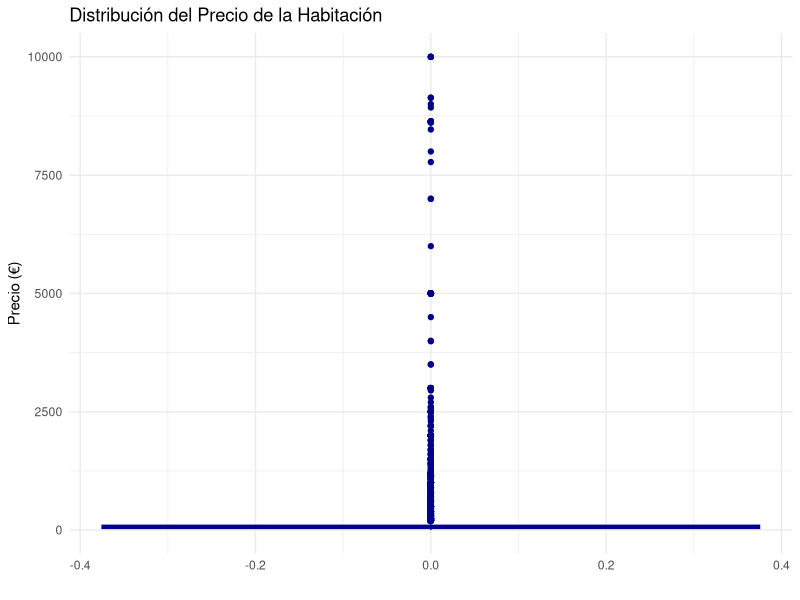
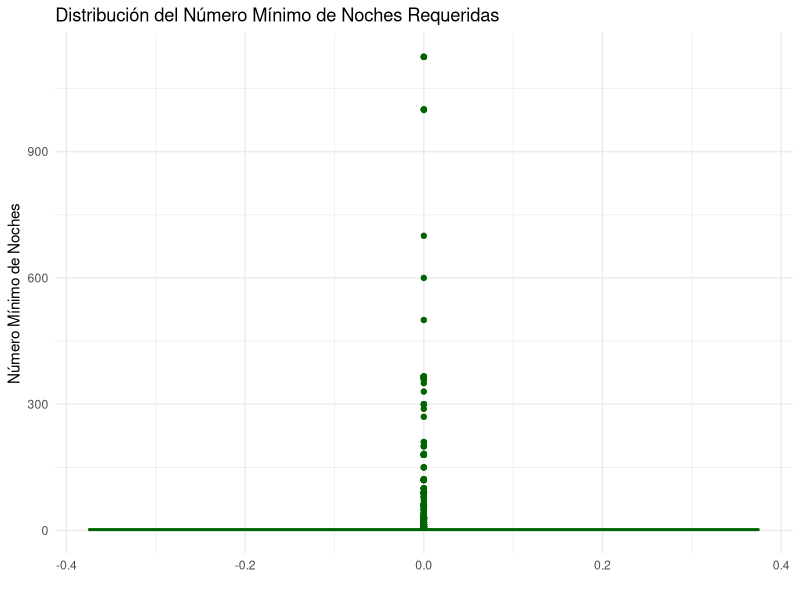
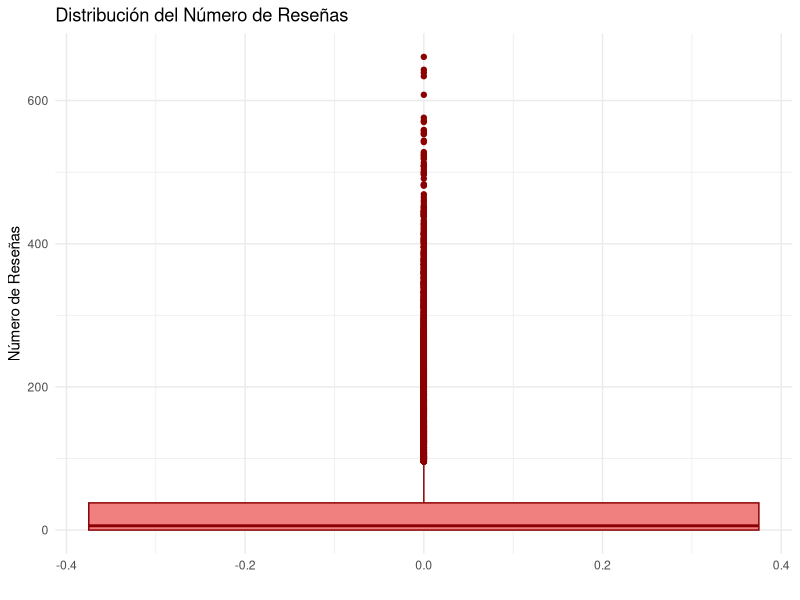
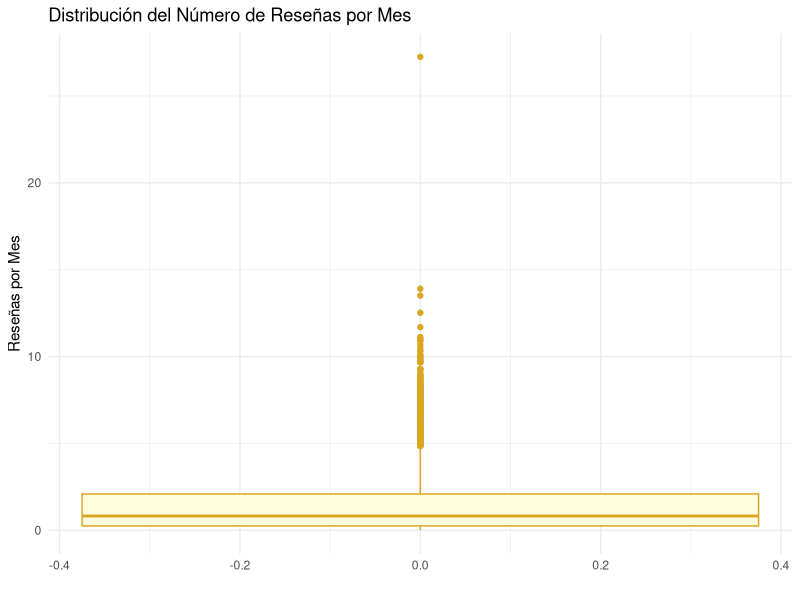
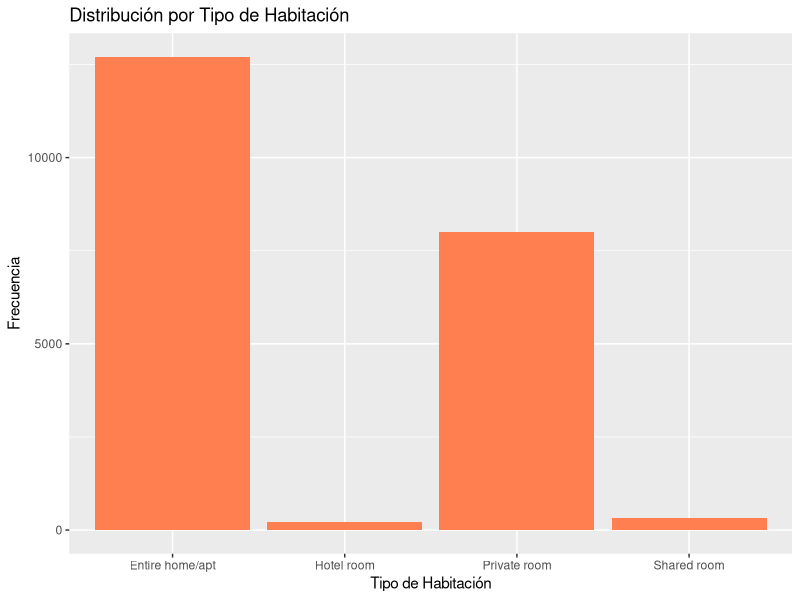
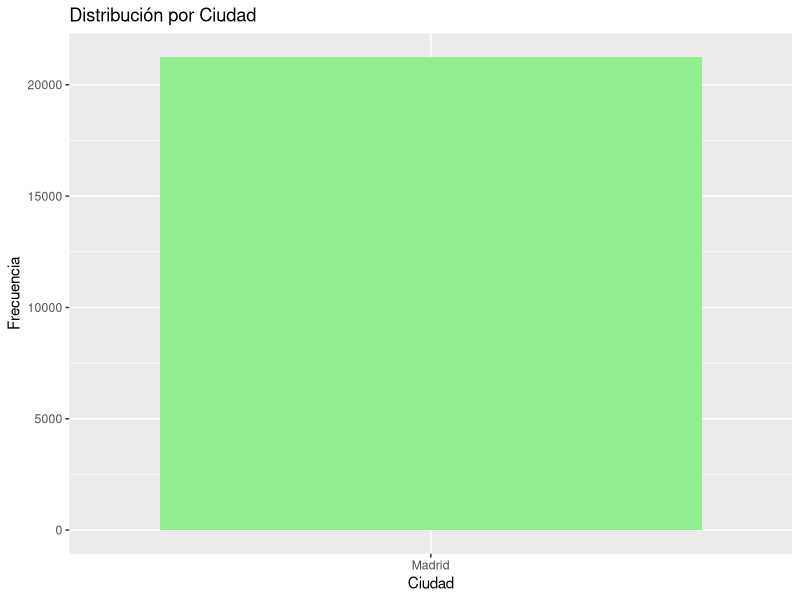
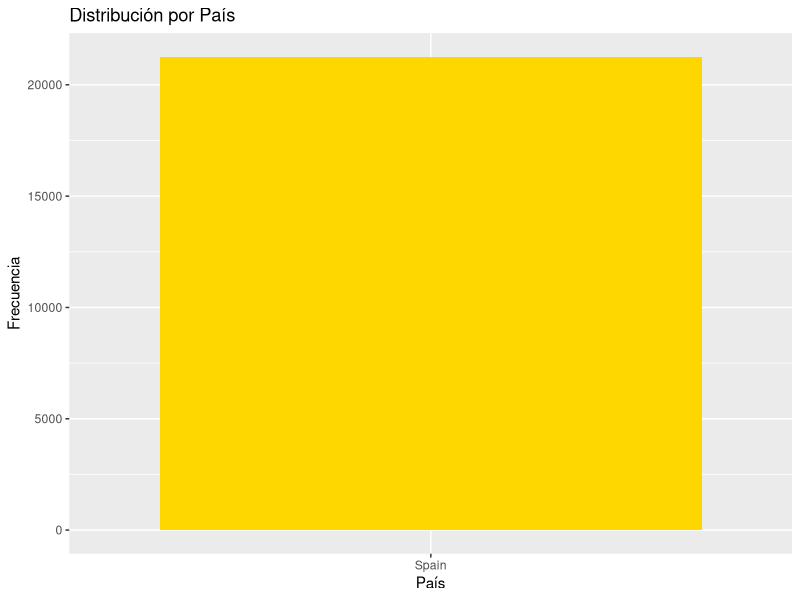
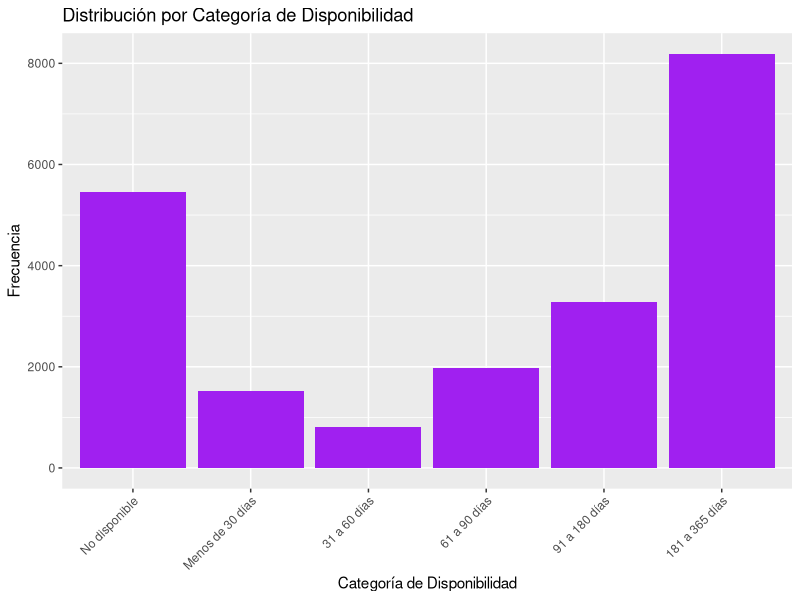

Here is the R script that generated these plots, in order:
## ---- chunk 1
library(tidyverse)

# Leer el archivo CSV
airbnb_data <- read.csv("air-bnb-listings.csv", sep = ';')

## ---- chunk 2
# Ver las primeras filas de los datos
head(airbnb_data)

## ---- chunk 3
dimension_original <- dim(airbnb_data)

paste('El numero de filas que tiene el dataframe airbnb_data es:', dimension_original[1])
paste('El numero de columnas que tiene el dataframe airbnb_data es:', dimension_original[2])
## ---- chunk 4
colnames(airbnb_data)
## ---- chunk 5

# Crear un vector con los nombres de las columnas
column_names <- colnames(airbnb_data)

# Obtener la clase y el tipo de cada columna utilizando sapply
column_classes <- sapply(airbnb_data, class)
column_types <- sapply(airbnb_data, typeof)

# Crear el dataframe con la información recopilada de Type y Clase 
clase_tipo <- data.frame(
  Class = column_classes,      # Clase de cada columna
  Type = column_types          # Tipo de cada columna
)

# Ver los resultados
print(clase_tipo)


## ---- chunk 6
# Convertir la columna Date.last.review a tipo fecha
airbnb_data$Date.last.review <- as.Date(airbnb_data$Date.last.review, format = "%Y-%m-%d")

# Convertir la columna Updated.Date a tipo fecha
airbnb_data$Updated.Date <- as.Date(airbnb_data$Updated.Date, format = "%Y-%m-%d")

# Convertir columnas seleccionadas a factores (categóricas)
airbnb_data$Room.type <- as.factor(airbnb_data$Room.type)
airbnb_data$Neighbourhood <- as.factor(airbnb_data$Neighbourhood)
airbnb_data$City <- as.factor(airbnb_data$City)
airbnb_data$Country <- as.factor(airbnb_data$Country)
## ---- chunk 7
# Crear un vector con los nombres de las columnas
column_names <- colnames(airbnb_data)

# Obtener la clase y el tipo de cada columna utilizando sapply
column_classes <- sapply(airbnb_data, class)
column_types <- sapply(airbnb_data, typeof)

# Crear el dataframe con la información recopilada de Type y Clase 
clase_tipo <- data.frame(
  Class = column_classes,      # Clase de cada columna
  Type = column_types          # Tipo de cada columna
)

# Ver los resultados
print(clase_tipo)

## ---- chunk 8
# Resumen estadístico y estructura del DataFrame
summary(airbnb_data)
## ---- chunk 9
# Resumen estadístico y estructura del DataFrame
str(airbnb_data)
## ---- chunk 10


# Rangos de disponibilidad y sus etiquetas
breaks <- c(-1, 0, 30, 60, 90, 180, 365)
labels <- c("No disponible", "Menos de 30 días", "31 a 60 días", "61 a 90 días", "91 a 180 días", "181 a 365 días")

# Categorizar 'Availability' usando cut()
airbnb_data$Availability_Cat <- cut(airbnb_data$Availibility, breaks = breaks, labels = labels, include.lowest = TRUE)

# Verificar la creación de la nueva columna
table(airbnb_data$Availability_Cat)

nueva_dimension<-dim(airbnb_data)

paste("El dataset original tenía:", dimension_original[2], "variables. Tras agregar una nueva variable (Availability_Cat) para categorizar Availibility tenemos:",nueva_dimension[2], "variables")


## ---- chunk 11
# Función para determinar el tipo de dato de cada columna
column_type <- function(x) {
  if (is.factor(x)) {
    "Categórica"
  } else if (is.numeric(x)) {
    "Numérica"
  } else if (inherits(x, "Date")) {
    "Fecha"
  } else {
    class(x)[1]  # Devuelve la primera clase si es un tipo compuesto o simplemente la clase si no es de los tipos anteriores
  }
}

# Aplicar la función a cada columna y crear un dataframe de resultados
resultados <- data.frame(
  Type = sapply(airbnb_data, column_type)   # Tipo determinado por la función
)

# Mostrar los resultados
print(resultados)



## ---- chunk 12
# Aplicar la función a cada columna para obtener los tipos
types <- sapply(airbnb_data, column_type)

# Crear un dataframe de resumen con los recuentos de cada tipo
type_counts <- table(types)

# Convertir la tabla en un dataframe para una mejor visualización
type_summary <- as.data.frame(type_counts)

# Renombrar las columnas del dataframe
names(type_summary) <- c("Type", "Count")

# Mostrar el resumen
print(type_summary)

## ---- chunk 13
# Obtener un resumen de las columnas numéricas
summary(airbnb_data[sapply(airbnb_data, is.numeric)])
## ---- chunk 14
library(dplyr)


ciudad <- as.data.frame(table(airbnb_data$City)) 

print(ciudad)

# Filtrar el dataset para mantener solo las filas donde la ciudad es Madrid
airbnb_data <- airbnb_data %>% filter(City == "Madrid")

# Verificar que sólo quedan entradas de Madrid en el dataset original
ciudad <- as.data.frame(table(airbnb_data$City)) 
print(ciudad)

# Verificar las dimensiones del dataset actualizado
dimension_solo_madrid <- dim(airbnb_data)

paste("El dataset original tenía:", dimension_original[1], "observaciones. Tras eliminar los registros que no eran de Madrid, el numero de observaciones es de:",dimension_solo_madrid[1], ". Se han eliminadas:", dimension_original[1] - dimension_solo_madrid[1], "registros" )


## ---- chunk 15
# Asegurándonos de que la columna Coordinates está en formato de string
airbnb_data$Coordinates <- as.character(airbnb_data$Coordinates)

# Separar la columna Coordinates en dos nuevas columnas: Latitude y Longitude
airbnb_data<- airbnb_data %>%
  separate(Coordinates, into = c("Latitude", "Longitude"), sep = ",", convert = TRUE)

paste("La columna Coordinates se ha dividido en 2 :'Latitude', 'Longitude'")

if (!require(tibble)) {
    install.packages("tibble")
}
library(tibble)

# Crear un tibble con los tipos y clases de las columnas Latitud y Longitud
column_info <- tibble(
    Column = c("Latitude", "Longitude"),
    Type_of_Data = c(typeof(airbnb_data$Latitude), typeof(airbnb_data$Longitude)),
    Class_of_Data = c(class(airbnb_data$Latitude), class(airbnb_data$Longitude))
)

# Mostrar el tibble
print(column_info)


## ---- chunk 16

library(dplyr)

#Crear una nueva columna temporal que combine Country,City y Neighbourhood para ver si coincide exactamente con la columna Location.

airbnb_data <- airbnb_data |> mutate(Combined = paste(Country, City, Neighbourhood, sep = ", "))

#Comparar la columna Location con la columna Combined para verificar si son iguales.

airbnb_data <- airbnb_data |> mutate(Location_Match = Location == Combined)


#Revisa cuántos y qué porcentaje de las filas tienen coincidencia exacta entre Location y la columna combinada.

table(airbnb_data$Location_Match)

paste("Si concatenamos Country,City y Neighbourhood nos da el mismo resultado que la columna Location, por lo que podemos eliminarla")

#Eliminar Location por redundante
airbnb_data <- select(airbnb_data, -Location)

#Eliminar columnas temporales Combined y Location_Match
airbnb_data <- select(airbnb_data, -Combined)
airbnb_data <- select(airbnb_data, -Location_Match)


## ---- chunk 17
# Dataframe con la contabilizacion de Nulos y Ceros
resultados <- data.frame(
  NA_Count = colSums(is.na(airbnb_data)),
  Zero_Count = colSums(airbnb_data == 0, na.rm = TRUE)
)

resultados
## ---- chunk 18

#Ahora, vamos a crear una columna temporal que indique si Date.last.review y & Number.of.reviews.per.month son nulos ysi Number.of.reviews es cero . Luego, comprobaremos si esta relación siempre se mantiene.

# Añadir una columna temporal para verificar la condición
airbnb_data <- airbnb_data %>%
  mutate(
    check = is.na(Date.last.review) & Number.of.reviews == 0 &  is.na(Number.of.reviews.per.month)
  )

# Sumarización para comprobar la condición extendida
result <- airbnb_data %>%
  filter(is.na(Date.last.review)) %>%
  summarise(
    Total_NA_Dates = n(),
    Correct_Cases = sum(check)
  )


print(result)

# Borrar columna temporal check

airbnb_data <- select(airbnb_data, -check)

## ---- chunk 19
# Cargar la librería necesaria
library(ggplot2)

# Boxplot para Room.Price
ggplot(airbnb_data, aes(y = Room.Price)) +
  geom_boxplot(fill = "lightblue", color = "darkblue") +
  labs(title = "Distribución del Precio de la Habitación",
       y = "Precio (€)",
       x = "") +
  theme_minimal()

# Boxplot para Minimum.nights
ggplot(airbnb_data, aes(y = Minimum.nights)) +
  geom_boxplot(fill = "lightgreen", color = "darkgreen") +
  labs(title = "Distribución del Número Mínimo de Noches Requeridas",
       y = "Número Mínimo de Noches",
       x = "") +
  theme_minimal()

# Boxplot para Number.of.reviews
ggplot(airbnb_data, aes(y = Number.of.reviews)) +
  geom_boxplot(fill = "lightcoral", color = "darkred") +
  labs(title = "Distribución del Número de Reseñas",
       y = "Número de Reseñas",
       x = "") +
  theme_minimal()

# Boxplot para Number.of.reviews.per.month
ggplot(airbnb_data, aes(y = Number.of.reviews.per.month)) +
  geom_boxplot(fill = "lightyellow", color = "goldenrod") +
  labs(title = "Distribución del Número de Reseñas por Mes",
       y = "Reseñas por Mes",
       x = "") +
  theme_minimal()

## ---- chunk 20
library(ggplot2)

#Histogramas

# Gráfico para Room.type
ggplot(airbnb_data, aes(x = Room.type)) +
  geom_bar(fill = "coral") +
  labs(title = "Distribución por Tipo de Habitación", x = "Tipo de Habitación", y = "Frecuencia")

# Gráfico para City
ggplot(airbnb_data, aes(x = City)) +
  geom_bar(fill = "lightgreen") +
  labs(title = "Distribución por Ciudad", x = "Ciudad", y = "Frecuencia")

# Gráfico para Country
ggplot(airbnb_data, aes(x = Country)) +
  geom_bar(fill = "gold") +
  labs(title = "Distribución por País", x = "País", y = "Frecuencia")

# Gráfico para Availability_Cat
ggplot(airbnb_data, aes(x = Availability_Cat)) +
  geom_bar(fill = "purple") +
  theme(axis.text.x = element_text(angle = 45, hjust = 1)) +
  labs(title = "Distribución por Categoría de Disponibilidad", x = "Categoría de Disponibilidad", y = "Frecuencia")

# Grafico para barrio  

ggplot(airbnb_data, aes(y = Neighbourhood)) +
  geom_bar() +
  theme(axis.text.y = element_text(size = 5)) +
  labs(title = "Distribución por Vecindario", x = "Frecuencia", y = "Vecindario")



## ---- chunk 21

if (!require(writexl)) {
    install.packages("writexl")
}
library(writexl)
# Exportar el dataframe
write_xlsx(airbnb_data, "airbnb_data_madrid_final_9_may.xlsx")

